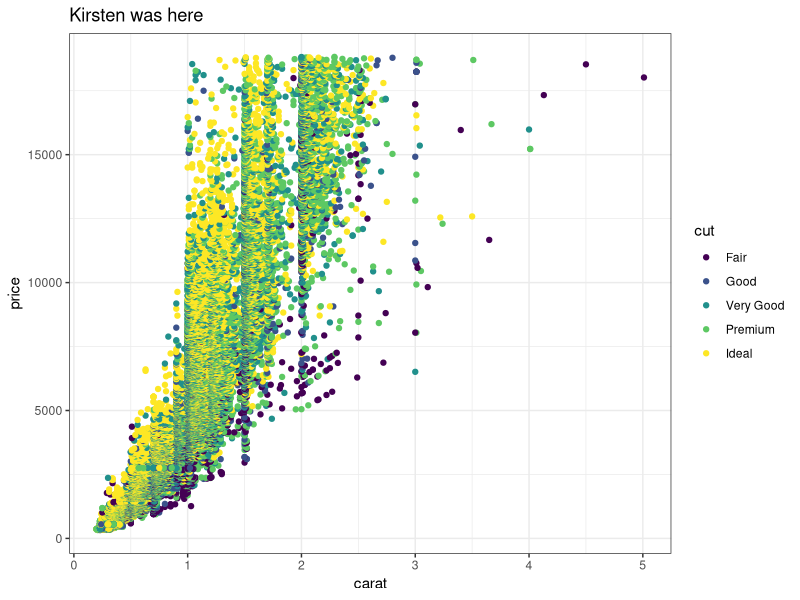

Source code (R): (Note: this script raises an error after producing the figure.)
## ---- chunk 1
knitr::opts_chunk$set(echo = TRUE)
library(tidyverse)
## ---- chunk 2
# Partner 1: 
# Run the code below to see the original graph
# Change the code below to make the point color change based on 'cut', and update the theme to theme_bw(). Update the title to include your first name. 

ggplot(data = diamonds, aes(x = carat, y = price, color = cut)) +
  geom_point() +
  theme_bw() +
  labs(title = "Kirsten was here")
## ---- chunk 3
# Partner 2: 
# Run the code below to see the original graph
# Change the code below to make the geom a geom_jitter, and update the theme to theme_light. Update the title to include your first name. 

ggplot(data = diamonds, aes(x = color, y = carat) +
  geom_jitter() +
  theme_light() +
  labs(title = "Teague was here"))


## ---- chunk 4

ggplot(data = diamonds, aes(x = depth, y = cut)) +
  geom_point() +
  theme_minimal()
#random comment fjklasdjfkl;sajfklasjlk;fsakjsahgioewrnalsnfklasdjfkl;as dfsa   hi kirsten!

#Making a subplot
really_big_diamonds <- diamonds %>% 
  filter(carat > 3)

ggplot(data = really_big_diamonds, aes(x = carat, y = price)) +
  geom_point() +
  theme_dark()
## ---- chunk 5
#i have class in like 5 minutes LOL 

#boodsalkfjlkasjdklf;ajsiofealk;sdjfklasdfasd
